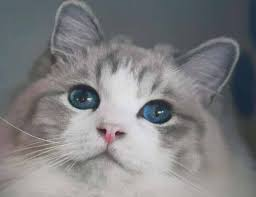
#> input picture 111.jpg, 256 x 197 px
$ python test25.py
#> lines starting #> are read from the running program, lines starting #| are printed output that depends on the picture; after the words box and inside, x2 and y2 are one past the last pixel; in counts of white or black regions, pixels touching at a corner belong together
import cv2

def contour():
    img = cv2.imread('111.jpg')
#> img is the input picture: shape (197, 256, 3); mean B, G, R 128.5, 126.5, 126.4
    imgray = cv2.cvtColor(img, cv2.COLOR_BGR2GRAY)

    #ㅇㅣㅁㅣㅈㅣ ㅇㅣㅈㅣㄴㅎㅗㅏ
    ret, thimg = cv2.threshold(imgray, 127, 255, 0)
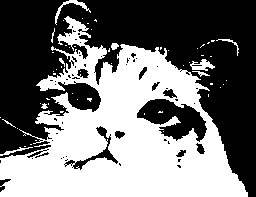
#> thimg: shape (197, 256); 45.6% white; 57 white regions (46 under 20 px)
    #ㅇㅗㅣㄱㅗㅏㄱㅅㅓㄴ ㅊㅏㅈㄱㅣ
    contours, _ = cv2.findContours(thimg, cv2.RETR_TREE, cv2.CHAIN_APPROX_SIMPLE)
#> contours = 137 contours, 115 with area under 20; largest, box (x1, y1, x2, y2) and area: (0, 16, 248, 197) 24190, (136, 98, 208, 143) 1777, (72, 125, 119, 171) 430, (190, 59, 215, 71) 128, (55, 0, 91, 25) 98
    #ㅊㅏㅈㅇㅡㄴ ㅇㅗㅣㄱㅗㅏㄱㅅㅓㄴ ㄱㅡㄹㅣㄱㅣ
    cv2.drawContours(img, contours, -1, (0,0,255),1)
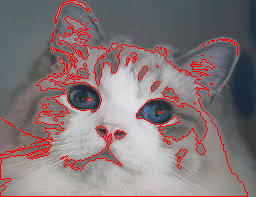
#> img: shape (197, 256, 3); 6.2% of pixels changed, all inside (x1, y1, x2, y2) = (0, 0, 248, 197)

    cv2.imshow('ㅇㅣㅈㅣㄴㅎㅗㅏ',thimg)
    cv2.imshow('ㅇㅗㅣㄱㅗㅏㄱㅅㅓㄴ',img)

    cv2.waitKey(0)
    cv2.destroyAllWindows()

contour()
